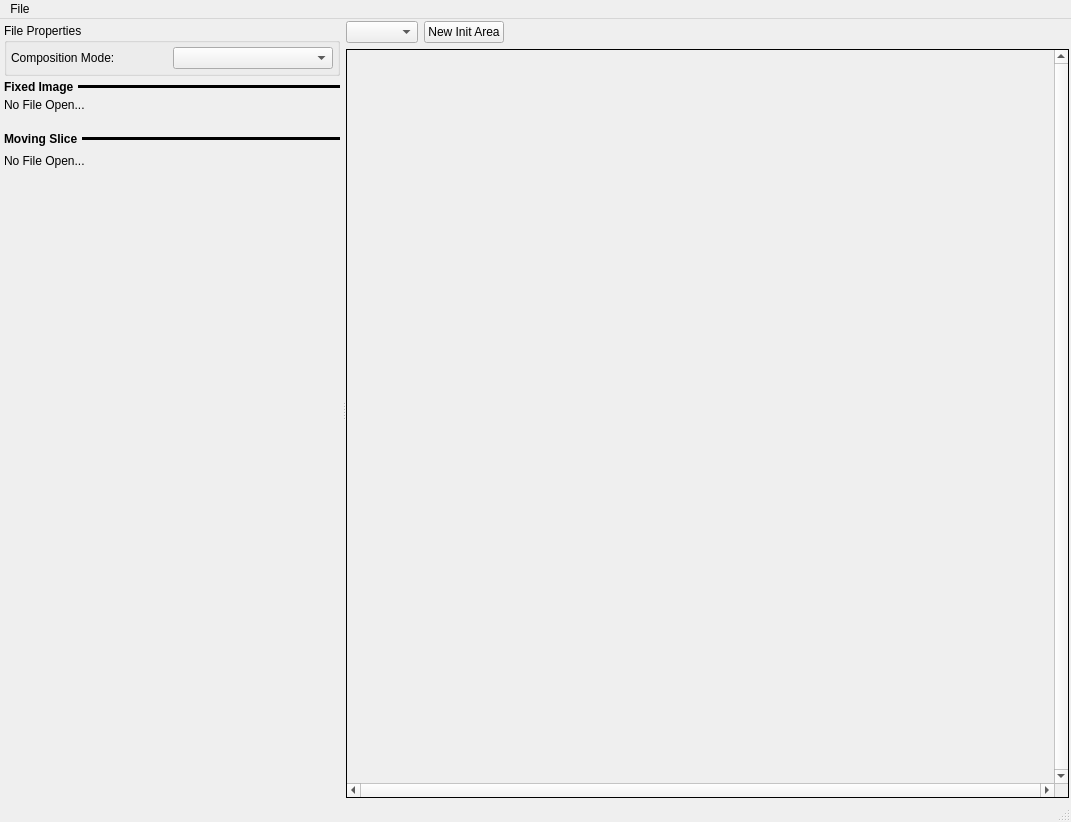
<?xml version="1.0" encoding="UTF-8"?>
<ui version="4.0">
 <class>QMIApp</class>
 <widget class="QMainWindow" name="QMIApp">
  <property name="geometry">
   <rect>
    <x>0</x>
    <y>0</y>
    <width>1071</width>
    <height>822</height>
   </rect>
  </property>
  <property name="sizePolicy">
   <sizepolicy hsizetype="Preferred" vsizetype="Preferred">
    <horstretch>0</horstretch>
    <verstretch>0</verstretch>
   </sizepolicy>
  </property>
  <property name="minimumSize">
   <size>
    <width>0</width>
    <height>0</height>
   </size>
  </property>
  <property name="windowTitle">
   <string>Mutual Information</string>
  </property>
  <widget class="QWidget" name="centralwidget">
   <layout class="QVBoxLayout" name="verticalLayout_4">
    <property name="margin">
     <number>2</number>
    </property>
    <item>
     <widget class="QSplitter" name="splitter">
      <property name="orientation">
       <enum>Qt::Horizontal</enum>
      </property>
      <widget class="QFrame" name="LEFT_FRAME">
       <property name="sizePolicy">
        <sizepolicy hsizetype="Minimum" vsizetype="Minimum">
         <horstretch>0</horstretch>
         <verstretch>0</verstretch>
        </sizepolicy>
       </property>
       <property name="maximumSize">
        <size>
         <width>340</width>
         <height>16777215</height>
        </size>
       </property>
       <property name="frameShape">
        <enum>QFrame::NoFrame</enum>
       </property>
       <property name="frameShadow">
        <enum>QFrame::Raised</enum>
       </property>
       <layout class="QVBoxLayout" name="verticalLayout">
        <property name="spacing">
         <number>4</number>
        </property>
        <property name="margin">
         <number>2</number>
        </property>
        <item>
         <widget class="QGroupBox" name="groupBox">
          <property name="sizePolicy">
           <sizepolicy hsizetype="Preferred" vsizetype="Minimum">
            <horstretch>0</horstretch>
            <verstretch>0</verstretch>
           </sizepolicy>
          </property>
          <property name="maximumSize">
           <size>
            <width>385</width>
            <height>16777215</height>
           </size>
          </property>
          <property name="title">
           <string>File Properties</string>
          </property>
          <layout class="QVBoxLayout" name="verticalLayout_5">
           <property name="spacing">
            <number>2</number>
           </property>
           <property name="margin">
            <number>4</number>
           </property>
           <item>
            <layout class="QHBoxLayout" name="horizontalLayout_6">
             <property name="sizeConstraint">
              <enum>QLayout::SetMinimumSize</enum>
             </property>
             <item>
              <widget class="QLabel" name="label">
               <property name="text">
                <string>Composition Mode:</string>
               </property>
              </widget>
             </item>
             <item>
              <widget class="QComboBox" name="modeComboBox"/>
             </item>
            </layout>
           </item>
          </layout>
         </widget>
        </item>
        <item>
         <layout class="QHBoxLayout" name="horizontalLayout_5">
          <item>
           <widget class="QLabel" name="label_3">
            <property name="font">
             <font>
              <weight>75</weight>
              <bold>true</bold>
             </font>
            </property>
            <property name="text">
             <string>Fixed Image</string>
            </property>
           </widget>
          </item>
          <item>
           <widget class="Line" name="line">
            <property name="sizePolicy">
             <sizepolicy hsizetype="Expanding" vsizetype="Fixed">
              <horstretch>0</horstretch>
              <verstretch>0</verstretch>
             </sizepolicy>
            </property>
            <property name="frameShadow">
             <enum>QFrame::Plain</enum>
            </property>
            <property name="lineWidth">
             <number>3</number>
            </property>
            <property name="orientation">
             <enum>Qt::Horizontal</enum>
            </property>
           </widget>
          </item>
         </layout>
        </item>
        <item>
         <widget class="QLabel" name="fixedImageFilename">
          <property name="text">
           <string>No File Open...</string>
          </property>
         </widget>
        </item>
        <item>
         <widget class="QFrame" name="fixedSliceBox">
          <property name="sizePolicy">
           <sizepolicy hsizetype="Minimum" vsizetype="Preferred">
            <horstretch>0</horstretch>
            <verstretch>0</verstretch>
           </sizepolicy>
          </property>
          <property name="minimumSize">
           <size>
            <width>0</width>
            <height>0</height>
           </size>
          </property>
          <property name="maximumSize">
           <size>
            <width>385</width>
            <height>16777215</height>
           </size>
          </property>
         </widget>
        </item>
        <item>
         <spacer name="horizontalSpacer_6">
          <property name="orientation">
           <enum>Qt::Horizontal</enum>
          </property>
          <property name="sizeHint" stdset="0">
           <size>
            <width>333</width>
            <height>12</height>
           </size>
          </property>
         </spacer>
        </item>
        <item>
         <layout class="QHBoxLayout" name="horizontalLayout_9">
          <item>
           <widget class="QLabel" name="label_2">
            <property name="font">
             <font>
              <weight>75</weight>
              <bold>true</bold>
             </font>
            </property>
            <property name="text">
             <string>Moving Slice</string>
            </property>
           </widget>
          </item>
          <item>
           <widget class="Line" name="line_2">
            <property name="sizePolicy">
             <sizepolicy hsizetype="Expanding" vsizetype="Fixed">
              <horstretch>0</horstretch>
              <verstretch>0</verstretch>
             </sizepolicy>
            </property>
            <property name="frameShadow">
             <enum>QFrame::Plain</enum>
            </property>
            <property name="lineWidth">
             <number>3</number>
            </property>
            <property name="orientation">
             <enum>Qt::Horizontal</enum>
            </property>
           </widget>
          </item>
         </layout>
        </item>
        <item>
         <widget class="QFrame" name="movingSliceBox">
          <property name="sizePolicy">
           <sizepolicy hsizetype="Minimum" vsizetype="Preferred">
            <horstretch>0</horstretch>
            <verstretch>0</verstretch>
           </sizepolicy>
          </property>
          <property name="minimumSize">
           <size>
            <width>0</width>
            <height>0</height>
           </size>
          </property>
          <property name="maximumSize">
           <size>
            <width>385</width>
            <height>16777215</height>
           </size>
          </property>
         </widget>
        </item>
        <item>
         <widget class="QLabel" name="movingImageFilename">
          <property name="text">
           <string>No File Open...</string>
          </property>
         </widget>
        </item>
        <item>
         <spacer name="verticalSpacer">
          <property name="orientation">
           <enum>Qt::Vertical</enum>
          </property>
          <property name="sizeHint" stdset="0">
           <size>
            <width>20</width>
            <height>5</height>
           </size>
          </property>
         </spacer>
        </item>
       </layout>
      </widget>
      <widget class="QWidget" name="layoutWidget">
       <layout class="QVBoxLayout" name="verticalLayout_3">
        <property name="sizeConstraint">
         <enum>QLayout::SetMinimumSize</enum>
        </property>
        <item>
         <layout class="QHBoxLayout" name="horizontalLayout_2">
          <property name="sizeConstraint">
           <enum>QLayout::SetDefaultConstraint</enum>
          </property>
          <item>
           <widget class="QComboBox" name="zoomCBox"/>
          </item>
          <item>
           <widget class="QPushButton" name="newInitAreaBtn">
            <property name="text">
             <string>New Init Area</string>
            </property>
           </widget>
          </item>
          <item>
           <spacer name="horizontalSpacer">
            <property name="orientation">
             <enum>Qt::Horizontal</enum>
            </property>
            <property name="sizeHint" stdset="0">
             <size>
              <width>40</width>
              <height>20</height>
             </size>
            </property>
           </spacer>
          </item>
         </layout>
        </item>
        <item>
         <widget class="QScrollArea" name="scrollArea">
          <property name="frameShape">
           <enum>QFrame::Box</enum>
          </property>
          <property name="frameShadow">
           <enum>QFrame::Plain</enum>
          </property>
          <property name="verticalScrollBarPolicy">
           <enum>Qt::ScrollBarAlwaysOn</enum>
          </property>
          <property name="horizontalScrollBarPolicy">
           <enum>Qt::ScrollBarAlwaysOn</enum>
          </property>
          <property name="widgetResizable">
           <bool>true</bool>
          </property>
          <property name="alignment">
           <set>Qt::AlignCenter</set>
          </property>
          <widget class="QWidget" name="scrollAreaWidgetContents">
           <property name="geometry">
            <rect>
             <x>0</x>
             <y>0</y>
             <width>701</width>
             <height>714</height>
            </rect>
           </property>
           <property name="sizePolicy">
            <sizepolicy hsizetype="Expanding" vsizetype="Expanding">
             <horstretch>0</horstretch>
             <verstretch>0</verstretch>
            </sizepolicy>
           </property>
           <layout class="QGridLayout" name="gridLayout_2">
            <property name="margin">
             <number>0</number>
            </property>
            <property name="spacing">
             <number>0</number>
            </property>
            <item row="0" column="1">
             <spacer name="verticalSpacer_2">
              <property name="orientation">
               <enum>Qt::Vertical</enum>
              </property>
              <property name="sizeType">
               <enum>QSizePolicy::Maximum</enum>
              </property>
              <property name="sizeHint" stdset="0">
               <size>
                <width>20</width>
                <height>169</height>
               </size>
              </property>
             </spacer>
            </item>
            <item row="1" column="0">
             <spacer name="horizontalSpacer_5">
              <property name="orientation">
               <enum>Qt::Horizontal</enum>
              </property>
              <property name="sizeType">
               <enum>QSizePolicy::Maximum</enum>
              </property>
              <property name="sizeHint" stdset="0">
               <size>
                <width>194</width>
                <height>20</height>
               </size>
              </property>
             </spacer>
            </item>
            <item row="1" column="1">
             <widget class="CompositingRenderer" name="compositionRenderer" native="true">
              <property name="sizePolicy">
               <sizepolicy hsizetype="Fixed" vsizetype="Fixed">
                <horstretch>0</horstretch>
                <verstretch>0</verstretch>
               </sizepolicy>
              </property>
              <property name="minimumSize">
               <size>
                <width>0</width>
                <height>0</height>
               </size>
              </property>
              <property name="baseSize">
               <size>
                <width>0</width>
                <height>0</height>
               </size>
              </property>
              <layout class="QGridLayout" name="gridLayout">
               <property name="margin">
                <number>4</number>
               </property>
               <property name="spacing">
                <number>4</number>
               </property>
              </layout>
             </widget>
            </item>
            <item row="1" column="2">
             <spacer name="horizontalSpacer_2">
              <property name="orientation">
               <enum>Qt::Horizontal</enum>
              </property>
              <property name="sizeType">
               <enum>QSizePolicy::Maximum</enum>
              </property>
              <property name="sizeHint" stdset="0">
               <size>
                <width>193</width>
                <height>20</height>
               </size>
              </property>
             </spacer>
            </item>
            <item row="2" column="1">
             <spacer name="verticalSpacer_3">
              <property name="orientation">
               <enum>Qt::Vertical</enum>
              </property>
              <property name="sizeType">
               <enum>QSizePolicy::Maximum</enum>
              </property>
              <property name="sizeHint" stdset="0">
               <size>
                <width>20</width>
                <height>169</height>
               </size>
              </property>
             </spacer>
            </item>
           </layout>
          </widget>
         </widget>
        </item>
       </layout>
      </widget>
     </widget>
    </item>
   </layout>
  </widget>
  <widget class="QMenuBar" name="menubar">
   <property name="geometry">
    <rect>
     <x>0</x>
     <y>0</y>
     <width>1071</width>
     <height>22</height>
    </rect>
   </property>
   <widget class="QMenu" name="menuFile">
    <property name="title">
     <string>File</string>
    </property>
    <widget class="QMenu" name="menu_FixedRecentFiles">
     <property name="title">
      <string>Fixed Recent Files</string>
     </property>
     <addaction name="separator"/>
    </widget>
    <widget class="QMenu" name="menu_MovingRecentFiles">
     <property name="title">
      <string>Moving Recent Files</string>
     </property>
     <addaction name="separator"/>
    </widget>
    <addaction name="actionOpenFixedImage"/>
    <addaction name="actionOpenMovingImage"/>
    <addaction name="menu_FixedRecentFiles"/>
    <addaction name="menu_MovingRecentFiles"/>
    <addaction name="separator"/>
    <addaction name="actionSave_Canvas"/>
    <addaction name="actionAbout"/>
    <addaction name="actionExit"/>
   </widget>
   <addaction name="menuFile"/>
  </widget>
  <widget class="QStatusBar" name="statusbar"/>
  <action name="actionOpenFixedImage">
   <property name="text">
    <string>Open Fixed Image</string>
   </property>
   <property name="shortcut">
    <string>Ctrl+O</string>
   </property>
  </action>
  <action name="actionAbout">
   <property name="text">
    <string>About...</string>
   </property>
  </action>
  <action name="actionSave_Canvas">
   <property name="text">
    <string>Save Canvas...</string>
   </property>
  </action>
  <action name="actionExit">
   <property name="text">
    <string>Exit</string>
   </property>
  </action>
  <action name="actionOpenMovingImage">
   <property name="text">
    <string>Open Moving Image</string>
   </property>
  </action>
 </widget>
 <customwidgets>
  <customwidget>
   <class>CompositingRenderer</class>
   <extends>QWidget</extends>
   <header location="global">CompositingRenderer.h</header>
   <container>1</container>
  </customwidget>
 </customwidgets>
 <resources/>
 <connections/>
</ui>
